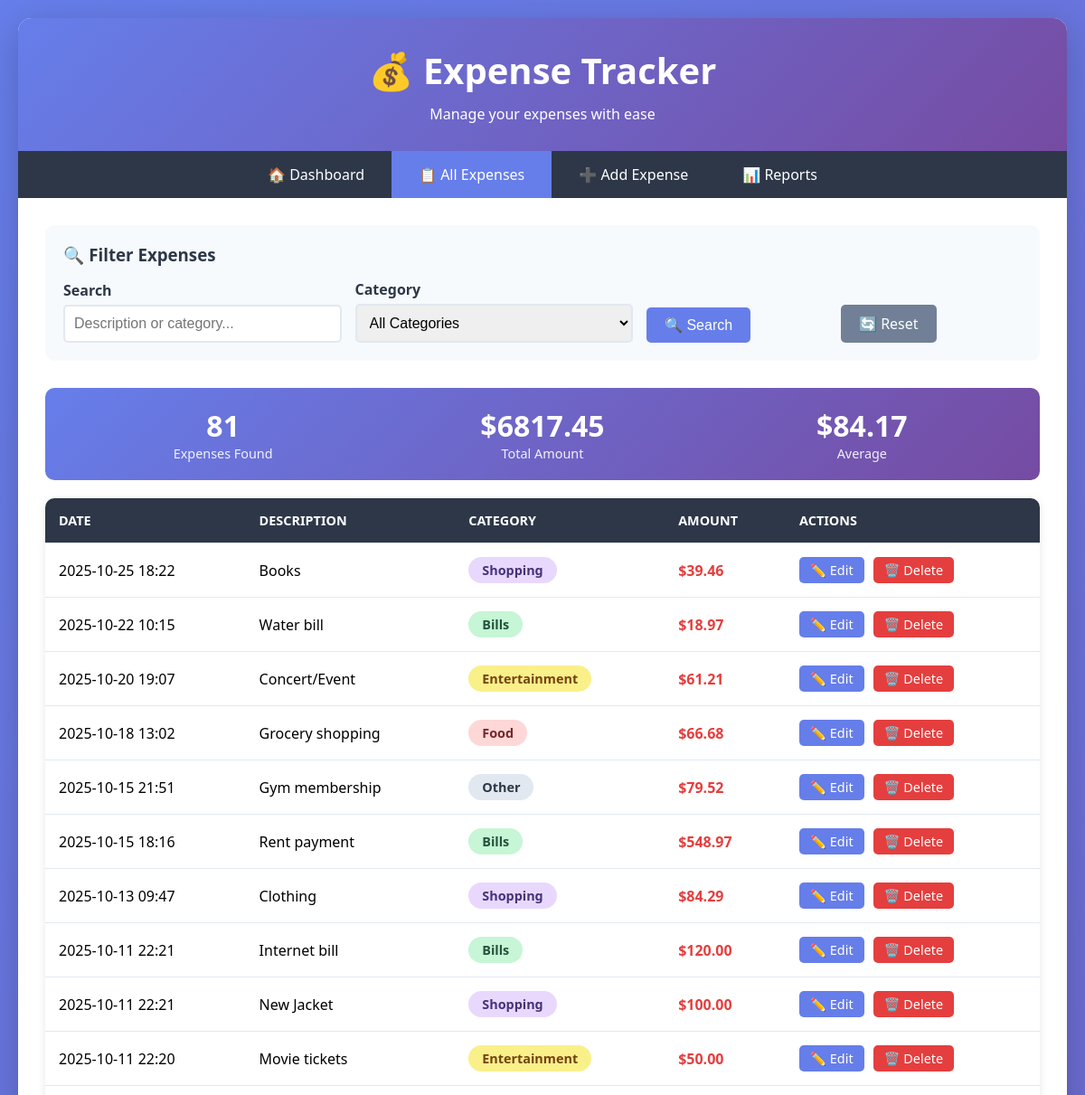
Before: /expenses (upper part) with the older database file.
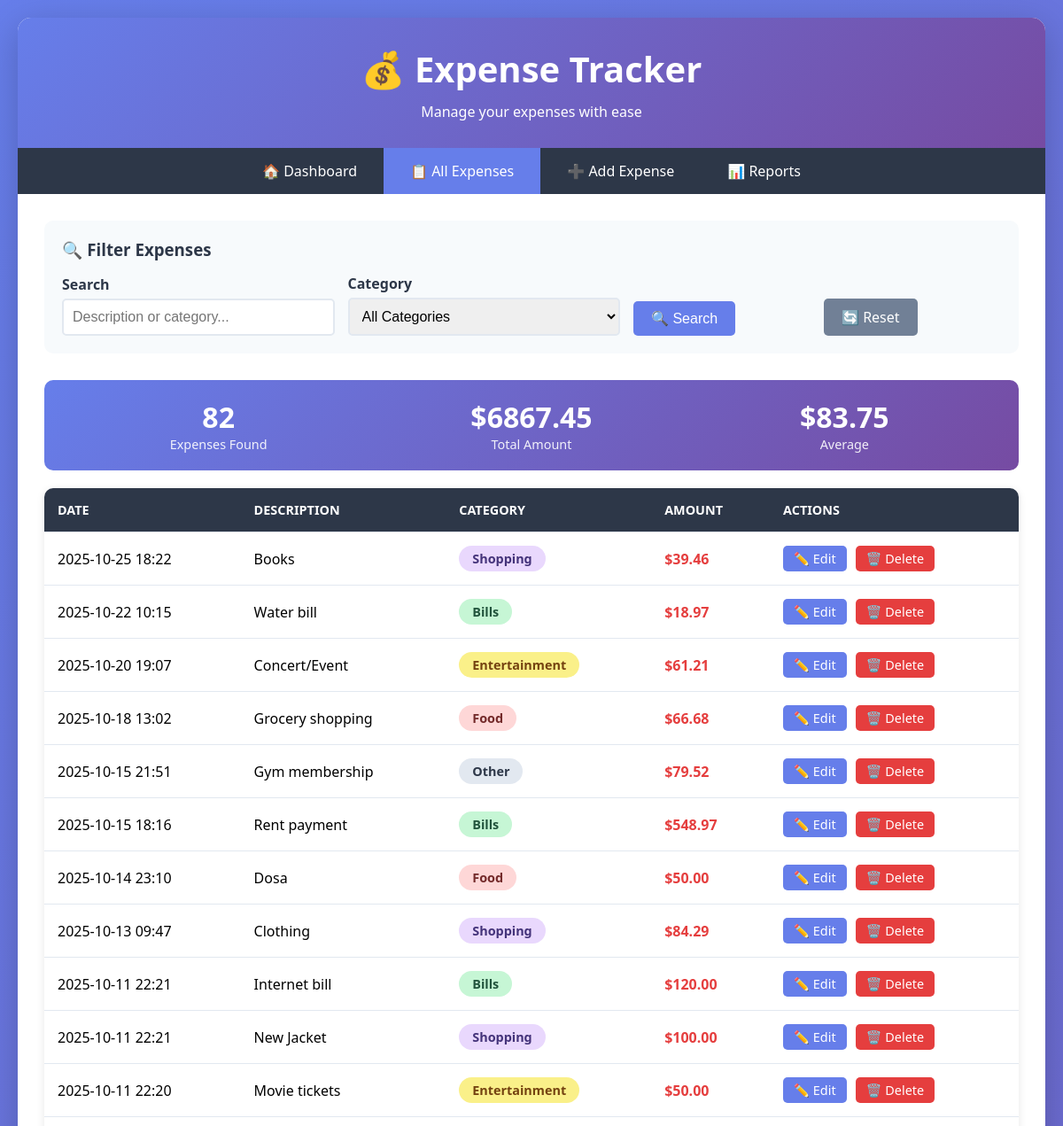
After: the same page with the newer database file.
### tables this page shows
CREATE TABLE expenses (
            id INTEGER PRIMARY KEY AUTOINCREMENT,
            amount REAL NOT NULL,
            description TEXT NOT NULL,
            category TEXT NOT NULL,
            date TEXT NOT NULL
        );

### web_app.py (the view)
@app.route('/expenses')
def expenses():
    conn = get_db_connection()
    category = request.args.get('category', '')
    search = request.args.get('search', '')
    query = 'SELECT * FROM expenses WHERE 1=1'
    params = []
    if category:
        query += ' AND category = ?'
        params.append(category)
    if search:
        query += ' AND (description LIKE ? OR category LIKE ?)'
        params.append(f'%{search}%')
        params.append(f'%{search}%')
    query += ' ORDER BY date DESC'
    all_expenses = conn.execute(query, params).fetchall()
    conn.close()
    return render_template('expenses.html',
                         expenses=all_expenses,
                         categories=CATEGORIES,
                         selected_category=category,
                         search_term=search)

### web_app.py (called while the page is built)
def get_db_connection():
    conn = sqlite3.connect(DB_FILE)
    conn.row_factory = sqlite3.Row  # Access columns by name
    return conn

### templates/expenses.html (shortened to what this page needs)
{% extends "base.html" %}
{% block content %}
<div class="filter-section">
    <h3 style="margin-bottom: 15px; color: #2d3748;">🔍 Filter Expenses</h3>
    <form method="GET" action="{{ url_for('expenses') }}" class="filter-form">
        <div class="filter-group">
            <label for="search">Search</label>
            <input type="text" id="search" name="search" placeholder="Description or category..." value="{{ search_term }}">
        </div>
        <div class="filter-group">
            <label for="category">Category</label>
            <select id="category" name="category">
                <option value="">All Categories</option>
            </select>
        </div>
        <div class="filter-group" style="flex: 0;">
            <button type="submit" class="btn btn-primary">🔍 Search</button>
        </div>
        <div class="filter-group" style="flex: 0;">
            <a href="{{ url_for('expenses') }}" class="btn btn-secondary">🔄 Reset</a>
        </div>
    </form>
</div>
{% if expenses %}
<div class="expense-stats">
    <div class="stat-item">
        <div class="value">{{ expenses|length }}</div>
        <div class="label">Expenses Found</div>
    </div>
    <div class="stat-item">
        <div class="value">${{ "%.2f"|format(expenses|sum(attribute='amount')) }}</div>
        <div class="label">Total Amount</div>
    </div>
    <div class="stat-item">
        <div class="value">${{ "%.2f"|format((expenses|sum(attribute='amount')) / (expenses|length)) }}</div>
        <div class="label">Average</div>
    </div>
</div>
<table>
    <thead>
        <tr>
            <th>Date</th>
            <th>Description</th>
            <th>Category</th>
            <th>Amount</th>
            <th>Actions</th>
        </tr>
    </thead>
    <tbody>
        {% for expense in expenses %}
        <tr>
            <td>{{ expense.date[:16] }}</td>
            <td>{{ expense.description }}</td>
            <td>
                <span class="category-badge category-{{ expense.category }}">
                    {{ expense.category }}
                </span>
            </td>
            <td class="amount-positive">${{ "%.2f"|format(expense.amount) }}</td>
            <td>
                <div class="actions">
                    <a href="{{ url_for('edit_expense', id=expense.id) }}" class="btn btn-primary btn-sm">✏️ Edit</a>
                    <a href="{{ url_for('delete_expense', id=expense.id) }}"
                       class="btn btn-danger btn-sm"
                       onclick="return confirm('Are you sure you want to delete this expense?')">
                        🗑️ Delete
                    </a>
                </div>
            </td>
        </tr>
        {% endfor %}
    </tbody>
</table>
{% endif %}
{% endblock %}

Changed rows visible on the page:
added expenses: date "2025-10-14 23:10", description "Dosa", category "Food", amount "50.00"
Other visible differences:
{{ expenses|length }}: "81" → "82"
{{ "%.2f"|format(expenses|sum(attribute='amount')) }}: "6817.45" → "6867.45"
{{ "%.2f"|format((expenses|sum(attribute='amount')) / (expenses|length)) }}: "84.17" → "83.75"
